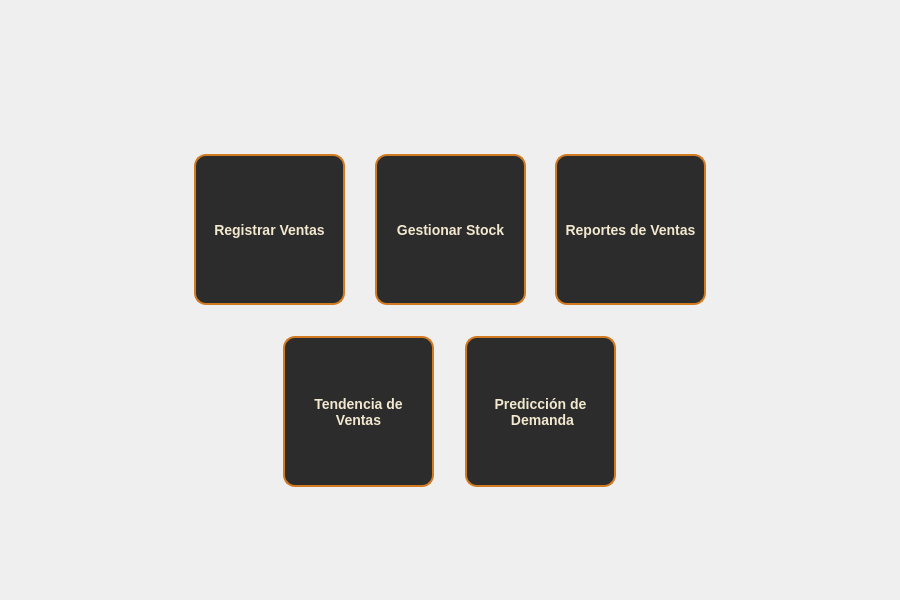
<?xml version="1.0" encoding="UTF-8"?>
<ui version="4.0">
 <class>FormMenu</class>
 <widget class="QWidget" name="FormMenu">
  <property name="geometry">
   <rect>
    <x>0</x>
    <y>0</y>
    <width>900</width>
    <height>600</height>
   </rect>
  </property>
  <property name="windowTitle">
   <string>Form</string>
  </property>
  <widget class="QLabel" name="label">
   <property name="geometry">
    <rect>
     <x>0</x>
     <y>0</y>
     <width>901</width>
     <height>601</height>
    </rect>
   </property>
   <property name="styleSheet">
    <string notr="true">QWidget {
    background: qlineargradient(spread:pad, x1:0, y1:0, x2:1, y2:1, 
                                stop:0 #1E1E1E, 
                                stop:1 #2C2C2C);
}
</string>
   </property>
   <property name="text">
    <string/>
   </property>
  </widget>
  <widget class="QLabel" name="logo_cafeteria">
   <property name="geometry">
    <rect>
     <x>390</x>
     <y>30</y>
     <width>101</width>
     <height>81</height>
    </rect>
   </property>
   <property name="text">
    <string/>
   </property>
   <property name="pixmap">
    <pixmap>../../../resources/images/logo-cafeteria.png</pixmap>
   </property>
   <property name="scaledContents">
    <bool>true</bool>
   </property>
  </widget>
  <widget class="QPushButton" name="cerrar_sesion">
   <property name="geometry">
    <rect>
     <x>790</x>
     <y>490</y>
     <width>51</width>
     <height>51</height>
    </rect>
   </property>
   <property name="styleSheet">
    <string notr="true">QPushButton {
    background-color: transparent; 
    border: none; 
    border-radius: 12px;
    padding: 8px 12px;
    transition: all 0.3s ease-in-out;
    cursor: pointer; /* Indica que es clickeable */
}

QPushButton:hover {
    background-color: rgba(209, 122, 34,250); /* Naranja vibrante */
    border: none; /* Borde crema */
}

QPushButton:pressed {
    border: none;
    transform: scale(0.90); /* Pequeña reducción de tamaño para efecto táctil */
}
</string>
   </property>
   <property name="text">
    <string/>
   </property>
   <property name="icon">
    <iconset>
     <normaloff>../../../resources/images/cerrar-sesion.png</normaloff>../../../resources/images/cerrar-sesion.png</iconset>
   </property>
   <property name="iconSize">
    <size>
     <width>50</width>
     <height>50</height>
    </size>
   </property>
  </widget>
  <widget class="QWidget" name="widget" native="true">
   <property name="geometry">
    <rect>
     <x>178</x>
     <y>138</y>
     <width>541</width>
     <height>181</height>
    </rect>
   </property>
   <property name="layoutDirection">
    <enum>Qt::LeftToRight</enum>
   </property>
   <layout class="QHBoxLayout" name="horizontalLayout">
    <property name="spacing">
     <number>32</number>
    </property>
    <property name="sizeConstraint">
     <enum>QLayout::SetDefaultConstraint</enum>
    </property>
    <property name="leftMargin">
     <number>16</number>
    </property>
    <property name="topMargin">
     <number>16</number>
    </property>
    <property name="rightMargin">
     <number>16</number>
    </property>
    <property name="bottomMargin">
     <number>16</number>
    </property>
    <item>
     <widget class="QToolButton" name="button_registrar_ventas">
      <property name="minimumSize">
       <size>
        <width>151</width>
        <height>151</height>
       </size>
      </property>
      <property name="maximumSize">
       <size>
        <width>151</width>
        <height>151</height>
       </size>
      </property>
      <property name="font">
       <font>
        <pointsize>-1</pointsize>
        <bold>true</bold>
       </font>
      </property>
      <property name="styleSheet">
       <string notr="true">QToolButton {
    background-color: #2C2C2C; /* Gris oscuro */
    border: 2px solid #D17A22; /* Borde naranja */
    border-radius: 12px;
    color: #F2E8CF;
    font-size: 14px;
    font-weight: bold;
    padding: 7px;
    transition: all 0.3s ease-in-out;
}

QToolButton:hover {
    background-color: #D17A22; /* Se vuelve naranja */
    color: #1E1E1E; /* Texto oscuro para contraste */
    border: 2px solid #F2E8CF; /* Borde en crema */
}

QToolButton:pressed {
    background-color: #A65A18; /* Naranja más oscuro */
    border: 2px solid #F2E8CF;
}</string>
      </property>
      <property name="text">
       <string>Registrar Ventas</string>
      </property>
      <property name="icon">
       <iconset>
        <normaloff>../../../resources/images/registro-ventas.png</normaloff>../../../resources/images/registro-ventas.png</iconset>
      </property>
      <property name="iconSize">
       <size>
        <width>80</width>
        <height>80</height>
       </size>
      </property>
      <property name="toolButtonStyle">
       <enum>Qt::ToolButtonTextUnderIcon</enum>
      </property>
     </widget>
    </item>
    <item>
     <widget class="QToolButton" name="button_gestionar_stock">
      <property name="minimumSize">
       <size>
        <width>151</width>
        <height>151</height>
       </size>
      </property>
      <property name="maximumSize">
       <size>
        <width>151</width>
        <height>151</height>
       </size>
      </property>
      <property name="font">
       <font>
        <pointsize>-1</pointsize>
        <bold>true</bold>
       </font>
      </property>
      <property name="styleSheet">
       <string notr="true">QToolButton {
    background-color: #2C2C2C; /* Gris oscuro */
    border: 2px solid #D17A22; /* Borde naranja */
    border-radius: 12px;
    color: #F2E8CF;
    font-size: 14px;
    font-weight: bold;
    padding: 7px;
    transition: all 0.3s ease-in-out;
}

QToolButton:hover {
    background-color: #D17A22; /* Se vuelve naranja */
    color: #1E1E1E; /* Texto oscuro para contraste */
    border: 2px solid #F2E8CF; /* Borde en crema */
}

QToolButton:pressed {
    background-color: #A65A18; /* Naranja más oscuro */
    border: 2px solid #F2E8CF;
}</string>
      </property>
      <property name="text">
       <string>Gestionar Stock</string>
      </property>
      <property name="icon">
       <iconset>
        <normaloff>../../../resources/images/gestion-stock.png</normaloff>../../../resources/images/gestion-stock.png</iconset>
      </property>
      <property name="iconSize">
       <size>
        <width>80</width>
        <height>80</height>
       </size>
      </property>
      <property name="toolButtonStyle">
       <enum>Qt::ToolButtonTextUnderIcon</enum>
      </property>
     </widget>
    </item>
    <item>
     <widget class="QToolButton" name="button_reportes_ventas">
      <property name="minimumSize">
       <size>
        <width>151</width>
        <height>151</height>
       </size>
      </property>
      <property name="maximumSize">
       <size>
        <width>151</width>
        <height>151</height>
       </size>
      </property>
      <property name="font">
       <font>
        <pointsize>-1</pointsize>
        <bold>true</bold>
       </font>
      </property>
      <property name="styleSheet">
       <string notr="true">QToolButton {
    background-color: #2C2C2C; /* Gris oscuro */
    border: 2px solid #D17A22; /* Borde naranja */
    border-radius: 12px;
    color: #F2E8CF;
    font-size: 14px;
    font-weight: bold;
    padding: 7px;
    transition: all 0.3s ease-in-out;
}

QToolButton:hover {
    background-color: #D17A22; /* Se vuelve naranja */
    color: #1E1E1E; /* Texto oscuro para contraste */
    border: 2px solid #F2E8CF; /* Borde en crema */
}

QToolButton:pressed {
    background-color: #A65A18; /* Naranja más oscuro */
    border: 2px solid #F2E8CF;
}</string>
      </property>
      <property name="text">
       <string>Reportes de Ventas</string>
      </property>
      <property name="icon">
       <iconset>
        <normaloff>../../../resources/images/reporte-ventas.png</normaloff>../../../resources/images/reporte-ventas.png</iconset>
      </property>
      <property name="iconSize">
       <size>
        <width>80</width>
        <height>80</height>
       </size>
      </property>
      <property name="toolButtonStyle">
       <enum>Qt::ToolButtonTextUnderIcon</enum>
      </property>
     </widget>
    </item>
   </layout>
  </widget>
  <widget class="QWidget" name="widget_2" native="true">
   <property name="geometry">
    <rect>
     <x>260</x>
     <y>320</y>
     <width>381</width>
     <height>181</height>
    </rect>
   </property>
   <property name="layoutDirection">
    <enum>Qt::LeftToRight</enum>
   </property>
   <layout class="QHBoxLayout" name="horizontalLayout_2">
    <property name="spacing">
     <number>24</number>
    </property>
    <property name="sizeConstraint">
     <enum>QLayout::SetDefaultConstraint</enum>
    </property>
    <property name="leftMargin">
     <number>16</number>
    </property>
    <property name="topMargin">
     <number>16</number>
    </property>
    <property name="rightMargin">
     <number>16</number>
    </property>
    <property name="bottomMargin">
     <number>16</number>
    </property>
    <item>
     <widget class="QToolButton" name="button_tendencias">
      <property name="minimumSize">
       <size>
        <width>151</width>
        <height>151</height>
       </size>
      </property>
      <property name="maximumSize">
       <size>
        <width>151</width>
        <height>151</height>
       </size>
      </property>
      <property name="font">
       <font>
        <pointsize>-1</pointsize>
        <bold>true</bold>
       </font>
      </property>
      <property name="styleSheet">
       <string notr="true">QToolButton {
    background-color: #2C2C2C; /* Gris oscuro */
    border: 2px solid #D17A22; /* Borde naranja */
    border-radius: 12px;
    color: #F2E8CF;
    font-size: 14px;
    font-weight: bold;
    padding: 7px;
    transition: all 0.3s ease-in-out;
}

QToolButton:hover {
    background-color: #D17A22; /* Se vuelve naranja */
    color: #1E1E1E; /* Texto oscuro para contraste */
    border: 2px solid #F2E8CF; /* Borde en crema */
}

QToolButton:pressed {
    background-color: #A65A18; /* Naranja más oscuro */
    border: 2px solid #F2E8CF;
}</string>
      </property>
      <property name="text">
       <string>Tendencia de
Ventas</string>
      </property>
      <property name="icon">
       <iconset>
        <normaloff>../../../resources/images/tendencia-ventas.png</normaloff>../../../resources/images/tendencia-ventas.png</iconset>
      </property>
      <property name="iconSize">
       <size>
        <width>80</width>
        <height>80</height>
       </size>
      </property>
      <property name="toolButtonStyle">
       <enum>Qt::ToolButtonTextUnderIcon</enum>
      </property>
     </widget>
    </item>
    <item>
     <widget class="QToolButton" name="button_prediccion">
      <property name="minimumSize">
       <size>
        <width>151</width>
        <height>151</height>
       </size>
      </property>
      <property name="maximumSize">
       <size>
        <width>151</width>
        <height>151</height>
       </size>
      </property>
      <property name="font">
       <font>
        <pointsize>-1</pointsize>
        <bold>true</bold>
       </font>
      </property>
      <property name="styleSheet">
       <string notr="true">QToolButton {
    background-color: #2C2C2C; /* Gris oscuro */
    border: 2px solid #D17A22; /* Borde naranja */
    border-radius: 12px;
    color: #F2E8CF;
    font-size: 14px;
    font-weight: bold;
    padding: 3px;
    transition: all 0.3s ease-in-out;
}

QToolButton:hover {
    background-color: #D17A22; /* Se vuelve naranja */
    color: #1E1E1E; /* Texto oscuro para contraste */
    border: 2px solid #F2E8CF; /* Borde en crema */
}

QToolButton:pressed {
    background-color: #A65A18; /* Naranja más oscuro */
    border: 2px solid #F2E8CF;
}</string>
      </property>
      <property name="text">
       <string>Predicción de
 Demanda</string>
      </property>
      <property name="icon">
       <iconset>
        <normaloff>../../../resources/images/prediccion-demanda.png</normaloff>../../../resources/images/prediccion-demanda.png</iconset>
      </property>
      <property name="iconSize">
       <size>
        <width>80</width>
        <height>80</height>
       </size>
      </property>
      <property name="toolButtonStyle">
       <enum>Qt::ToolButtonTextUnderIcon</enum>
      </property>
     </widget>
    </item>
   </layout>
  </widget>
 </widget>
 <resources/>
 <connections/>
</ui>
